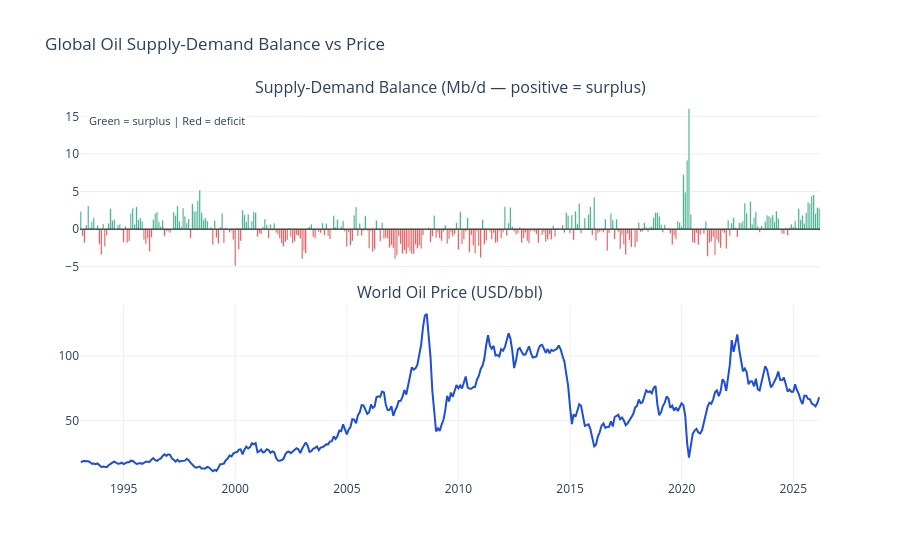

Write notebook code for a chart like this one.
### Markdown cell above
## 1. Global Supply-Demand Balance Over Time

### Code cell
balance = master.dropna(subset=['supply_demand_balance', 'price_world']).copy()

fig = make_subplots(rows=2, cols=1, shared_xaxes=True, vertical_spacing=0.08,
                    subplot_titles=['Supply-Demand Balance (Mb/d — positive = surplus)',
                                    'World Oil Price (USD/bbl)'])

# Balance — color by surplus/deficit
colors = ['#059669' if v > 0 else '#DC2626' for v in balance['supply_demand_balance']]
fig.add_trace(go.Bar(
    x=balance.index, y=balance['supply_demand_balance'],
    marker_color=colors, name='Balance',
    showlegend=False
), row=1, col=1)
fig.add_hline(y=0, line_color='black', line_width=1, row=1, col=1)

# Price
fig.add_trace(go.Scatter(
    x=balance.index, y=balance['price_world'],
    mode='lines', line=dict(color='#1D4ED8', width=2),
    name='Price', showlegend=False
), row=2, col=1)

fig.update_layout(
    title='Global Oil Supply-Demand Balance vs Price',
    template='plotly_white', height=560, hovermode='x unified'
)
fig.add_annotation(
    x=0.01, y=0.97, xref='paper', yref='paper',
    text='Green = surplus | Red = deficit',
    showarrow=False, font=dict(size=11), bgcolor='white'
)
fig.show()

### Figure 1 — Plotly figure (JSON) as saved in the notebook; plotly's stock layout.template omitted (floating-point values rounded to 4 significant figures; data arrays with more than 128 entries replaced by an {"elided": "..."} marker saying what was removed)
{"data": [{"marker": {"color": {"elided": "398 str values"}}, "name": "Balance", "showlegend": false, "type": "bar", "x": {"elided": "398 str values"}, "xaxis": "x", "y": {"elided": "398 float values"}, "yaxis": "y"}, {"line": {"color": "#1D4ED8", "width": 2}, "mode": "lines", "name": "Price", "showlegend": false, "type": "scatter", "x": {"elided": "398 str values"}, "xaxis": "x2", "y": {"elided": "398 float values"}, "yaxis": "y2"}], "layout": {"annotations": [{"font": {"size": 16}, "showarrow": false, "text": "Supply-Demand Balance (Mb/d — positive = surplus)", "x": 0.5, "xanchor": "center", "xref": "paper", "y": 1, "yanchor": "bottom", "yref": "paper"}, {"font": {"size": 16}, "showarrow": false, "text": "World Oil Price (USD/bbl)", "x": 0.5, "xanchor": "center", "xref": "paper", "y": 0.46, "yanchor": "bottom", "yref": "paper"}, {"bgcolor": "white", "font": {"size": 11}, "showarrow": false, "text": "Green = surplus | Red = deficit", "x": 0.01, "xref": "paper", "y": 0.97, "yref": "paper"}], "height": 560, "hovermode": "x unified", "shapes": [{"line": {"color": "black", "width": 1}, "type": "line", "x0": 0, "x1": 1, "xref": "x domain", "y0": 0, "y1": 0, "yref": "y"}], "title": {"text": "Global Oil Supply-Demand Balance vs Price"}, "xaxis": {"anchor": "y", "domain": [0, 1], "matches": "x2", "showticklabels": false}, "xaxis2": {"anchor": "y2", "domain": [0, 1]}, "yaxis": {"anchor": "x", "domain": [0.54, 1]}, "yaxis2": {"anchor": "x2", "domain": [0, 0.46]}}}
